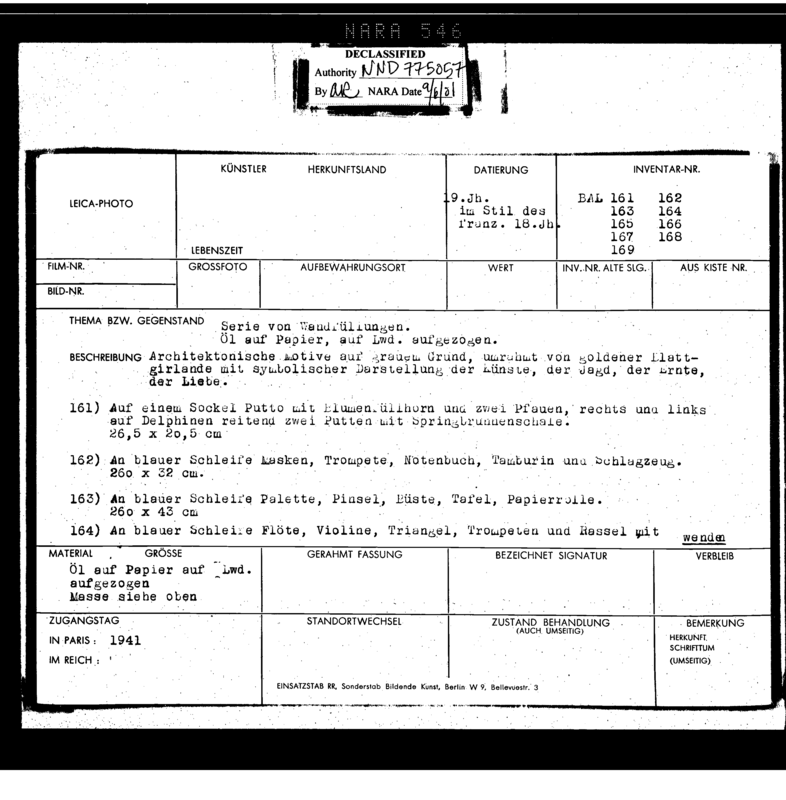
#> input picture images/1.png, 786 x 800 px; the run also reads 3 pictures not shown here
$ python tickytacky.py
#> lines starting #> are read from the running program, lines starting #| are printed output that depends on the picture; after the words box and inside, x2 and y2 are one past the last pixel; in counts of white or black regions, pixels touching at a corner belong together
import cv2
import numpy as np
import logging


def main():
    # onlyfiles = [f for f in listdir('images') if isfile(join('images', f))]
    # for f in onlyfiles:
    #    process(f)

    print(process('images/1.png'))
    print(process('images/2.jpg'))
    print(process('images/3.jpg'))
    print(process('images/4.jpg'))
    # cv2.waitKey(0)
    # cv2.destroyAllWindows()


def process(img_loc):
    # logging.warn('Processing {0}'.format(img_loc))
#> called with img_loc = 'images/1.png'
    img = cv2.imread(img_loc)
#> img is the input picture: shape (800, 786, 3); min 0, max 255, mean 205.5
    height, width = img.shape[:2]
#> height = 800; width = 786

    # Skip smaller images
    if height < 350 or width < 350:
        return (None, None)

    scaled_width = float(1000)
    # logging.warn("height {0}, width {1}".format(height, width))
    # height/width = X/1000
    scaled_height = int(float(height)/width * scaled_width)
#> scaled_height = 1017
    # logging.warn('scaled height {0}'.format(scaled_height))
    res = cv2.resize(img, (1000, scaled_height))  # , interpolation=cv2.INTER_AREA)
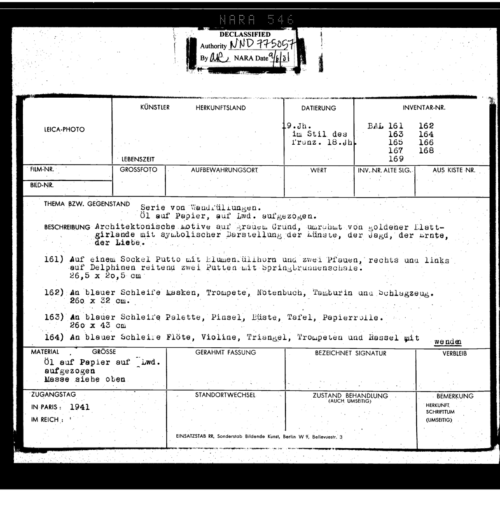
#> res: shape (1017, 1000, 3) (shown at 1/2 size); min 0, max 255, mean 205.5
    gray = cv2.cvtColor(res, cv2.COLOR_BGR2GRAY)
    ret, thresh = cv2.threshold(gray, 150, 255, cv2.THRESH_BINARY_INV)
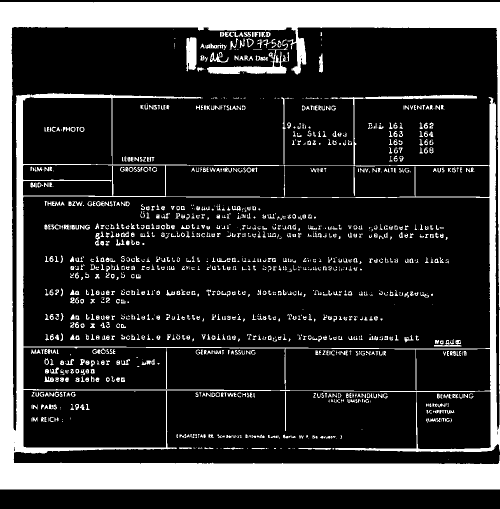
#> thresh: shape (1017, 1000) (shown at 1/2 size); 20.2% white; 1233 white regions (411 under 20 px), largest, box (x1, y1, x2, y2) and area: (0, 4, 1000, 979) 165641, (414, 79, 576, 148) 2428, (372, 74, 393, 143) 1235
    # cv2.imshow('threshold', thresh)

    # Threshold: 250 to find vertical lines, higher (350) to find only horiz that matter.
    vlines = [l for l in cv2.HoughLines(thresh, 1, np.pi/2, 250)[0] if l[1] == 0]
#> vlines = []
    hlines = [l for l in cv2.HoughLines(thresh, 1, np.pi/2, 360)[0]
              if (np.pi/2+.3) > l[1] > np.pi/2-.3]
#> hlines = [[5, 1.57]]
    # logging.info("vertical lines: {0}  horizontal lines: {1}".format(len(vlines), len(hlines)))

    # Remove lines close to edge of image
    x_margin = thresh.shape[0] * .08
#> x_margin = 81.36
    y_margin = thresh.shape[1] * .08
#> y_margin = 80
    my_vlines = []
    my_hlines = []
    l_border = (0, 0)
    r_border = (thresh.shape[0], 0)
#> r_border = (1017, 0)
    t_border = (0, np.pi/2)
    b_border = (thresh.shape[1], np.pi/2)
#> b_border = (1000, 1.57)

    # Removing cluster of lines at left and right margins
    for rho, theta in vlines:
        if abs(rho) < x_margin:  # left margin
            if rho > l_border[0]:
                l_border = (rho, theta)
            continue
        if abs(rho) > (thresh.shape[0] - x_margin):  # right margin
            if rho < r_border[0]:
                r_border = (rho, theta)
            continue
        my_vlines.append((rho, theta))
#> this loop made 0 passes
#> after the loop, l_border = (0, 0); my_vlines = []
    # my_vlines.append(l_border)
    # my_vlines.append(r_border)

    # Removing cluster of lines at top and bottom margins
    for rho, theta in hlines:
        if abs(rho) < y_margin:  # top margin
            if rho > t_border[0]:
                t_border = (rho, theta)
            continue
        if abs(rho) > (thresh.shape[1] - y_margin):  # bottom margin
            if rho < b_border[0]:
                b_border = (rho, theta)
            continue
        my_hlines.append((rho, theta))
#> this loop made 1 pass
#> after the loop, my_hlines = []
    # my_hlines.append(t_border)
    # my_hlines.append(b_border)

    vertical_line_offsets = []
    last_rho = 0
    for rho, theta in my_vlines:
        # make list of normalized line offsets from center
        if abs(last_rho - rho) <= 3:
            continue
        vertical_line_offsets.append(int(rho))
        drawline(rho, theta, res)
        last_rho = rho
#> after the loop, vertical_line_offsets = []

    last_rho = 0
    horiz_line_offsets = []
    for rho, theta in my_hlines:
        # make list of normalized line offsets from center
        if abs(last_rho - rho) <= 3:
            continue
        horiz_line_offsets.append(int(rho))
        drawline(rho, theta, res)
        last_rho = rho
#> after the loop, horiz_line_offsets = []

    # cv2.imshow(img_loc, res)
    import os
    output = 'output/'+os.path.basename(img_loc)
    if os.path.exists(output):
        os.remove('output/'+os.path.basename(img_loc))
    cv2.imwrite('output/'+os.path.basename(img_loc), res)
    # [6 lines of commented-out code are left out]
    return (horiz_line_offsets, vertical_line_offsets)


def normalize_offset_from_mean(numbers):
    mean = float(sum(numbers)) / max(len(numbers), 1)
    print('mean: ' + str(mean))
    result = [(mean-x)/mean for x in numbers]
    result.sort(key=lambda n: abs(n))
    return result


def drawline(rho, theta, img):
    a = np.cos(theta)
    b = np.sin(theta)
    x0 = a*rho
    y0 = b*rho
    x1 = int(x0 + 1000*(-b))
    y1 = int(y0 + 1000*(a))
    x2 = int(x0 - 1000*(-b))
    y2 = int(y0 - 1000*(a))
    cv2.line(img, (x1, y1), (x2, y2), (0, 0, 255), 2)


if __name__ == '__main__':
    main()
#> call 2 of process, with img_loc = 'images/2.jpg'
#> in process (call 2), `res = cv2.resize(img, (1000, scaled_height))`:
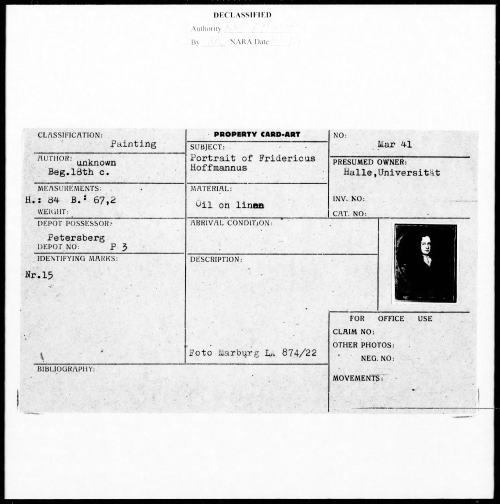
#> res: shape (1007, 1000, 3) (shown at 1/2 size); min 0, max 255, mean 223.9
#> in process (call 2), `ret, thresh = cv2.threshold(gray, 150, 255, cv2.THRESH_BINARY_INV)`:
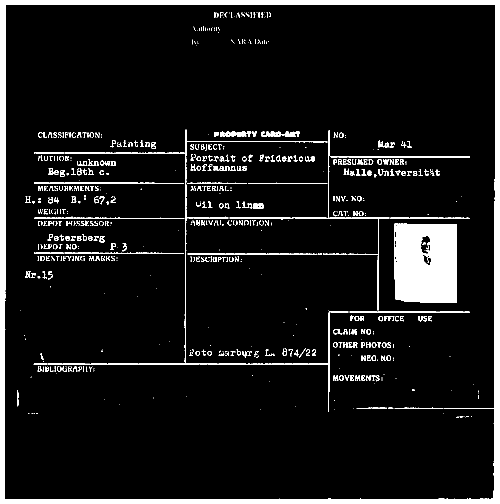
#> thresh: shape (1007, 1000) (shown at 1/2 size); 8.3% white; 702 white regions (364 under 20 px), largest, box (x1, y1, x2, y2) and area: (0, 0, 1000, 1007) 39487, (788, 447, 914, 606) 18616, (95, 259, 697, 824) 2342
#> in process (call 2), `vlines = [l for l in cv2.HoughLines(thresh, 1, np.pi/2, 250)[0] if l[1..`: vlines = [[0, 0]]
#> in process (call 2), `hlines = [l for l in cv2.HoughLines(thresh, 1, np.pi/2, 360)[0] if (np..`: hlines = []
#> the loop in process (call 2), `for rho, theta in vlines:` made 1 pass
#> after the loop in process (call 2), `for rho, theta in hlines:`: t_border = (0, 1.57)
#> call 3 of process, with img_loc = 'images/3.jpg'
#> in process (call 3), `res = cv2.resize(img, (1000, scaled_height))`:
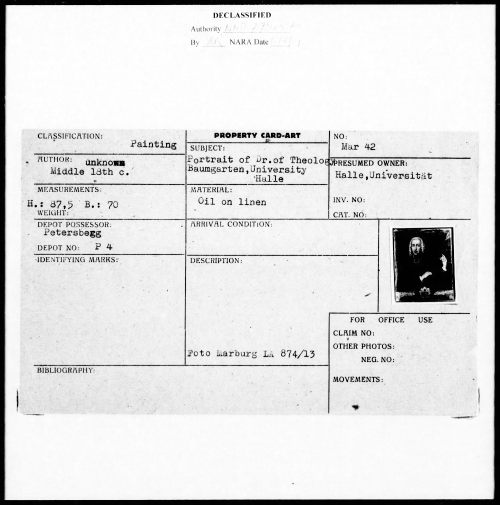
#> res: shape (1009, 1000, 3) (shown at 1/2 size); min 0, max 255, mean 224.5
#> in process (call 3), `ret, thresh = cv2.threshold(gray, 150, 255, cv2.THRESH_BINARY_INV)`:
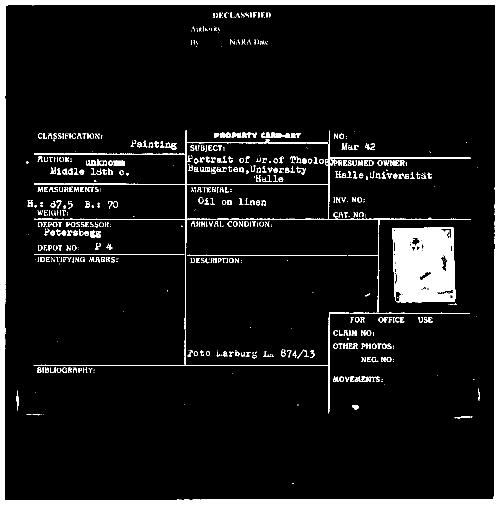
#> thresh: shape (1009, 1000) (shown at 1/2 size); 8.3% white; 670 white regions (299 under 20 px), largest, box (x1, y1, x2, y2) and area: (0, 0, 1000, 1009) 40307, (785, 454, 911, 605) 16400, (95, 625, 698, 827) 1703
#> the loop in process (call 3), `for rho, theta in vlines:` made 1 pass
